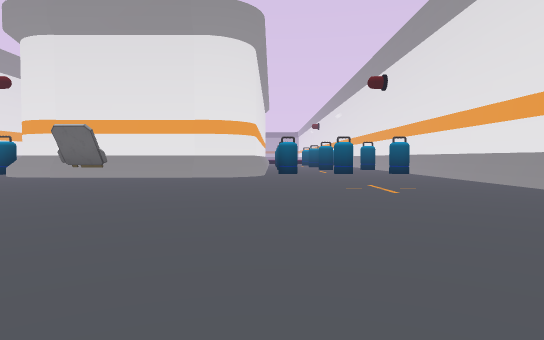
View 1 (above)

20 first-person views from a walk through a 3-D level made in the Unity game engine. The camera is 1.2 m above the floor, tilts 2° down and sees 75° across. The floor is counted in squares, 2 m on a side. Each view is taken from the middle of a square. On the plan, view 1 faces up. The plan holds only what a view shows up to about 10 squares ahead; the rest is blank. The place goes on beyond the plan. The player is left out. Some surface patterns are stand-ins.

View 2
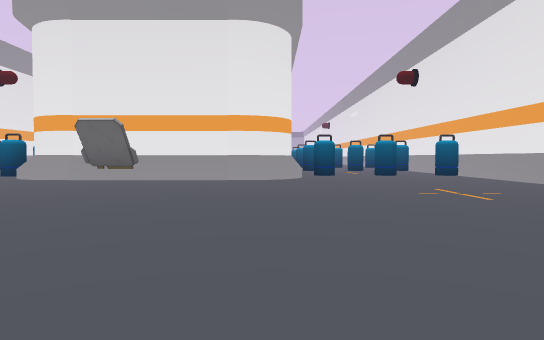

View 3
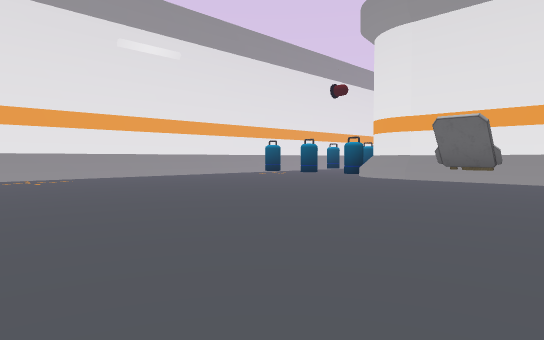

View 4
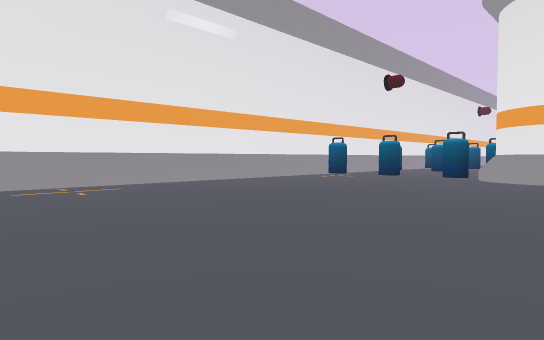

View 5
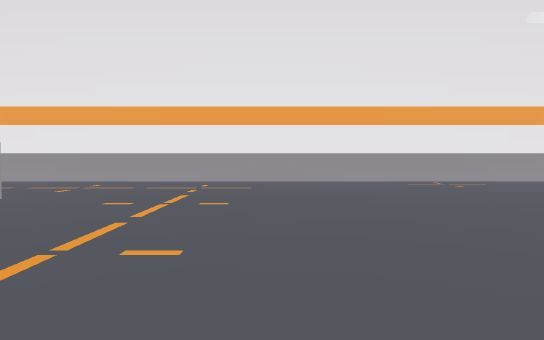

View 6
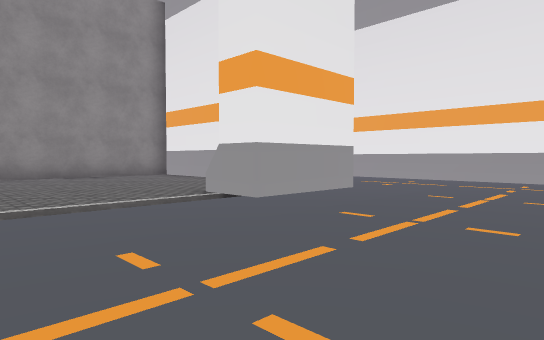

View 7
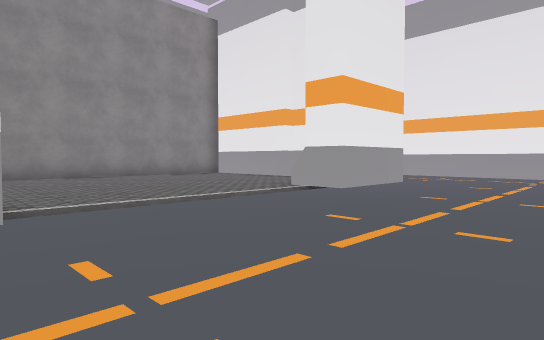

View 8
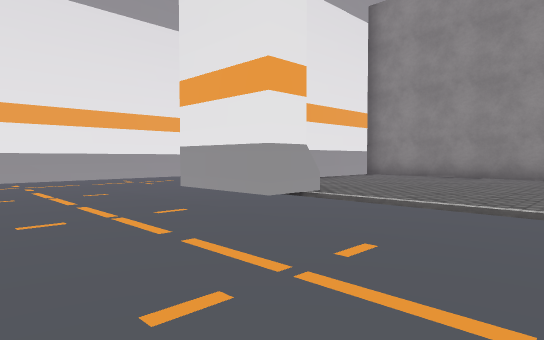

View 9
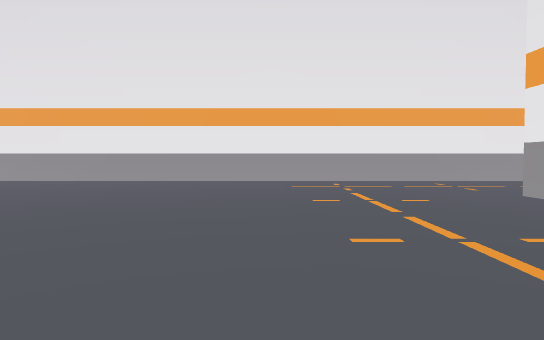

View 10
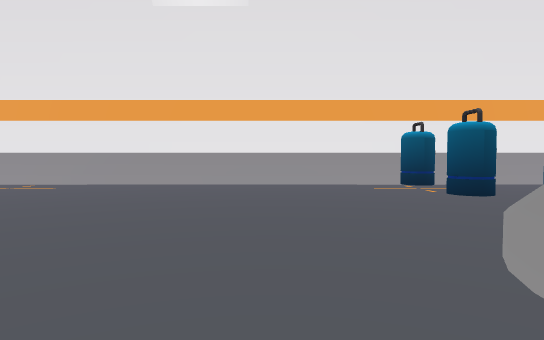

View 11
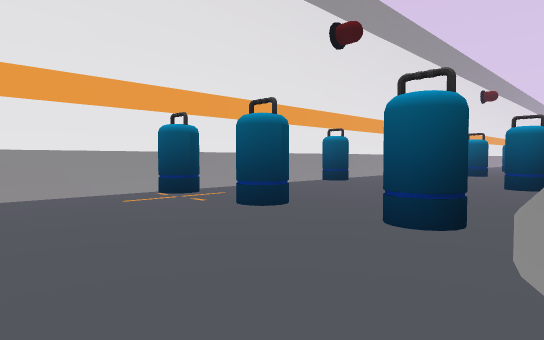

View 12
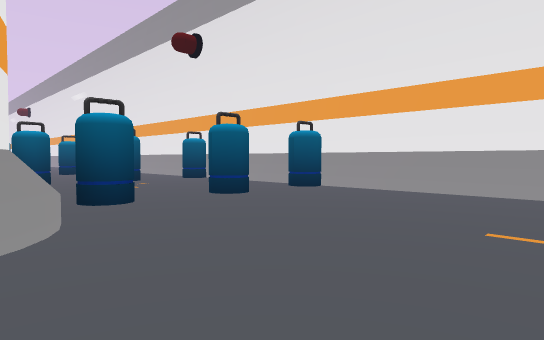

View 13
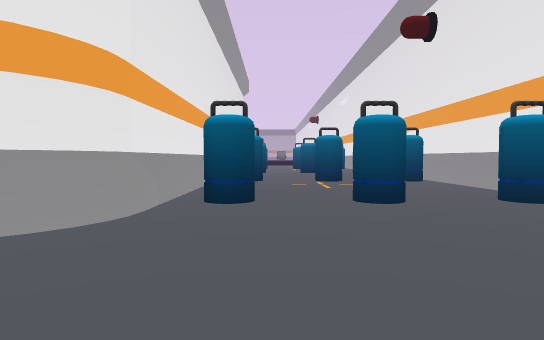

View 14
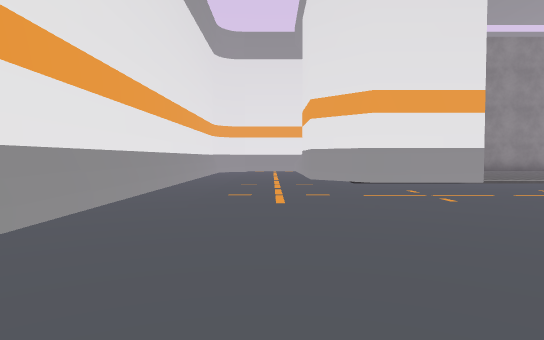

View 15
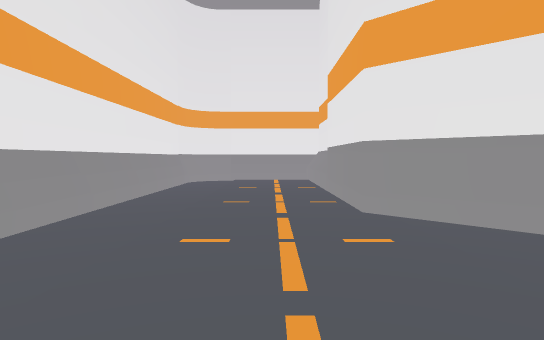

View 16
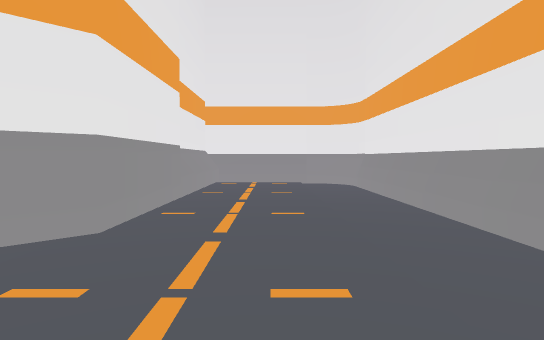

View 17
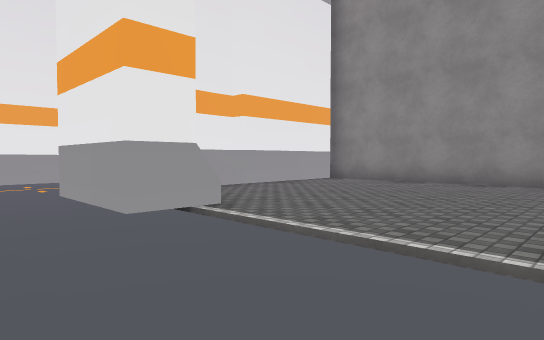

View 18
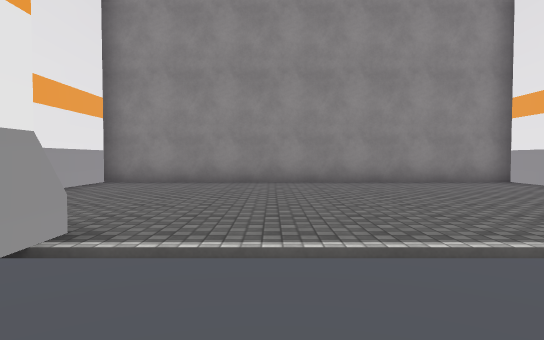

View 19
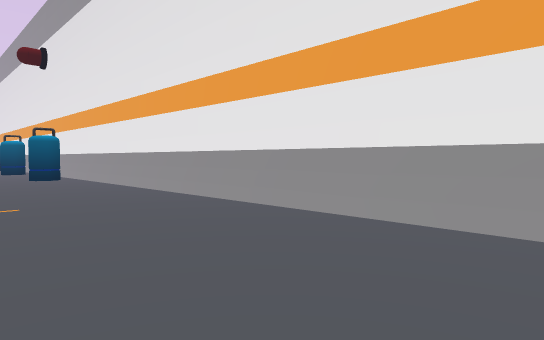

View 20
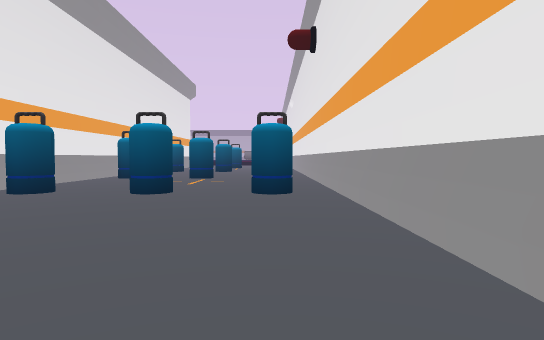

### Floor plan
Points are (right, up) in squares from view 1. A wall is a line through its corners. A room is listed if a view was taken in it or the views show most of it. See-through windows are left out.
Room 1 (views 1, 2, 3, 4, 5, 6, 7, 8, 9, 10, 11, 12, 13, 14, 15, 16, 17, 18, 19, 20)
walls: (-8.6, -4.5) (-6.2, -4.5) (-6.2, -5.6); (-1.5, -5.8) (-1.5, -4.5) (0.9, -4.5) (2.1, -5.6) (2.1, -11.6); (-4.9, 9.2) (-5.9, 9.2); (-5.7, 9.2) (-6.2, 9.3); (-1.5, 9) (-6.1, 9); (-1.8, 9.2) (-4.5, 9.2); (-1.4, 9.2) (-1.9, 9.2); (1, -7.6) (1, -7.1); (1.3, -7.6) (1.2, -7); (-0.5, 10.7) (-0.5, 10); (1.2, -8) (1.2, -7.4); (-8.5, -8.5) (-8.5, -11.2) (0.9, -11.2) (0.9, -7.6); (1.9, -9.1) (1.9, -11.8) (4.4, -11.8); (-9.7, -11.7) (-9.7, -5.6) (-9.3, -5.2); (-0.5, 15.5) (-0.5, 10.4); (5.2, -10.9) (5.2, 15.5); (-12.1, -11.8) (-9.5, -11.8) (-9.5, -8.8); (-12.9, 15.5) (-12.9, -10.9)
low walls: (-5.8, 8.9) (-6.3, 9); (-6.2, 8.9) (-6.7, 9.1); (0.9, -7.9) (0.8, -7.3); (-0.2, 15.5) (-0.2, 10.2)
objects: other object (-12, 11); other object (-12, 15); other object (-10, 11); other object (-8, 11); other object (-8, 15); other object (-4, 7); other object (0, 15) to (1, 15); other object (1, 11); other object (2, 11); other object (2, 15); other object (4, 11); other object (4, 15)

Where each view was taken, in squares from view 1:
view 1: 0 up, 0 right, facing up
view 2: 1 up, 1 left, facing up
view 3: 1 up, 2 left, facing up-left
view 4: 1 up, 5 left, facing up-left
view 5: 1 down, 4 left, facing left
view 6: 1 down, 3 left, facing down-left
view 7: 1 down, 1 left, facing down-left
view 8: 1 down, 5 left, facing down-right
view 9: 1 down, 4 left, facing right
view 10: 8 up, 5 left, facing left
view 11: 8 up, 7 left, facing up-left
view 12: 7 up, 1 left, facing up-right
view 13: 7 up, 1 right, facing up
view 14: 3 up, 3 right, facing down
view 15: 2 down, 3 right, facing down
view 16: 3 down, 11 left, facing down
view 17: 3 down, 5 left, facing down-right
view 18: 3 down, 3 left, facing down
view 19: 2 up, 2 right, facing up-right
view 20: 6 up, 4 right, facing up
